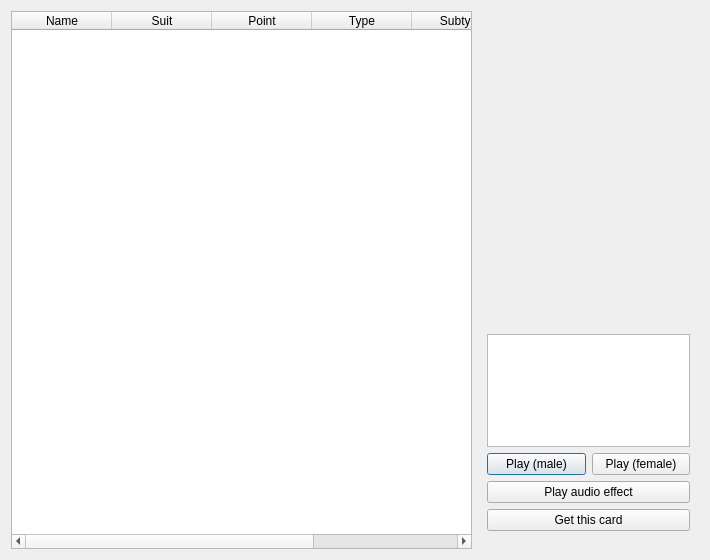
<?xml version="1.0" encoding="UTF-8"?>
<ui version="4.0">
 <class>CardOverview</class>
 <widget class="QDialog" name="CardOverview">
  <property name="geometry">
   <rect>
    <x>0</x>
    <y>0</y>
    <width>710</width>
    <height>560</height>
   </rect>
  </property>
  <property name="minimumSize">
   <size>
    <width>700</width>
    <height>400</height>
   </size>
  </property>
  <property name="maximumSize">
   <size>
    <width>16777215</width>
    <height>16777215</height>
   </size>
  </property>
  <property name="windowTitle">
   <string>Card Overvew</string>
  </property>
  <layout class="QHBoxLayout" name="horizontalLayout_2">
   <item>
    <widget class="QTableWidget" name="tableWidget">
     <property name="maximumSize">
      <size>
       <width>490</width>
       <height>16777215</height>
      </size>
     </property>
     <property name="editTriggers">
      <set>QAbstractItemView::NoEditTriggers</set>
     </property>
     <property name="selectionMode">
      <enum>QAbstractItemView::SingleSelection</enum>
     </property>
     <property name="selectionBehavior">
      <enum>QAbstractItemView::SelectRows</enum>
     </property>
     <property name="sortingEnabled">
      <bool>true</bool>
     </property>
     <column>
      <property name="text">
       <string>Name</string>
      </property>
     </column>
     <column>
      <property name="text">
       <string>Suit</string>
      </property>
     </column>
     <column>
      <property name="text">
       <string>Point</string>
      </property>
     </column>
     <column>
      <property name="text">
       <string>Type</string>
      </property>
     </column>
     <column>
      <property name="text">
       <string>Subtype</string>
      </property>
     </column>
     <column>
      <property name="text">
       <string>CardPackage</string>
      </property>
     </column>
    </widget>
   </item>
   <item>
    <widget class="QFrame" name="frame">
     <property name="maximumSize">
      <size>
       <width>221</width>
       <height>521</height>
      </size>
     </property>
     <layout class="QVBoxLayout" name="verticalLayout_3">
      <item>
       <layout class="QVBoxLayout" name="verticalLayout_2">
        <item>
         <widget class="QLabel" name="cardLabel">
          <property name="minimumSize">
           <size>
            <width>210</width>
            <height>300</height>
           </size>
          </property>
          <property name="maximumSize">
           <size>
            <width>220</width>
            <height>300</height>
           </size>
          </property>
          <property name="frameShape">
           <enum>QFrame::NoFrame</enum>
          </property>
          <property name="frameShadow">
           <enum>QFrame::Plain</enum>
          </property>
          <property name="text">
           <string/>
          </property>
          <property name="scaledContents">
           <bool>false</bool>
          </property>
          <property name="wordWrap">
           <bool>false</bool>
          </property>
         </widget>
        </item>
        <item>
         <widget class="QTextEdit" name="cardDescriptionBox">
          <property name="maximumSize">
           <size>
            <width>217</width>
            <height>16777215</height>
           </size>
          </property>
          <property name="readOnly">
           <bool>true</bool>
          </property>
         </widget>
        </item>
       </layout>
      </item>
      <item>
       <layout class="QVBoxLayout" name="verticalLayout">
        <item>
         <layout class="QHBoxLayout" name="horizontalLayout">
          <item>
           <widget class="QPushButton" name="malePlayButton">
            <property name="maximumSize">
             <size>
              <width>105</width>
              <height>16777215</height>
             </size>
            </property>
            <property name="text">
             <string>Play (male)</string>
            </property>
           </widget>
          </item>
          <item>
           <widget class="QPushButton" name="femalePlayButton">
            <property name="maximumSize">
             <size>
              <width>104</width>
              <height>16777215</height>
             </size>
            </property>
            <property name="text">
             <string>Play (female)</string>
            </property>
           </widget>
          </item>
         </layout>
        </item>
        <item>
         <widget class="QPushButton" name="playAudioEffectButton">
          <property name="text">
           <string>Play audio effect</string>
          </property>
         </widget>
        </item>
        <item>
         <widget class="QPushButton" name="getCardButton">
          <property name="maximumSize">
           <size>
            <width>217</width>
            <height>16777215</height>
           </size>
          </property>
          <property name="text">
           <string>Get this card</string>
          </property>
         </widget>
        </item>
       </layout>
      </item>
     </layout>
    </widget>
   </item>
  </layout>
 </widget>
 <resources/>
 <connections/>
</ui>
